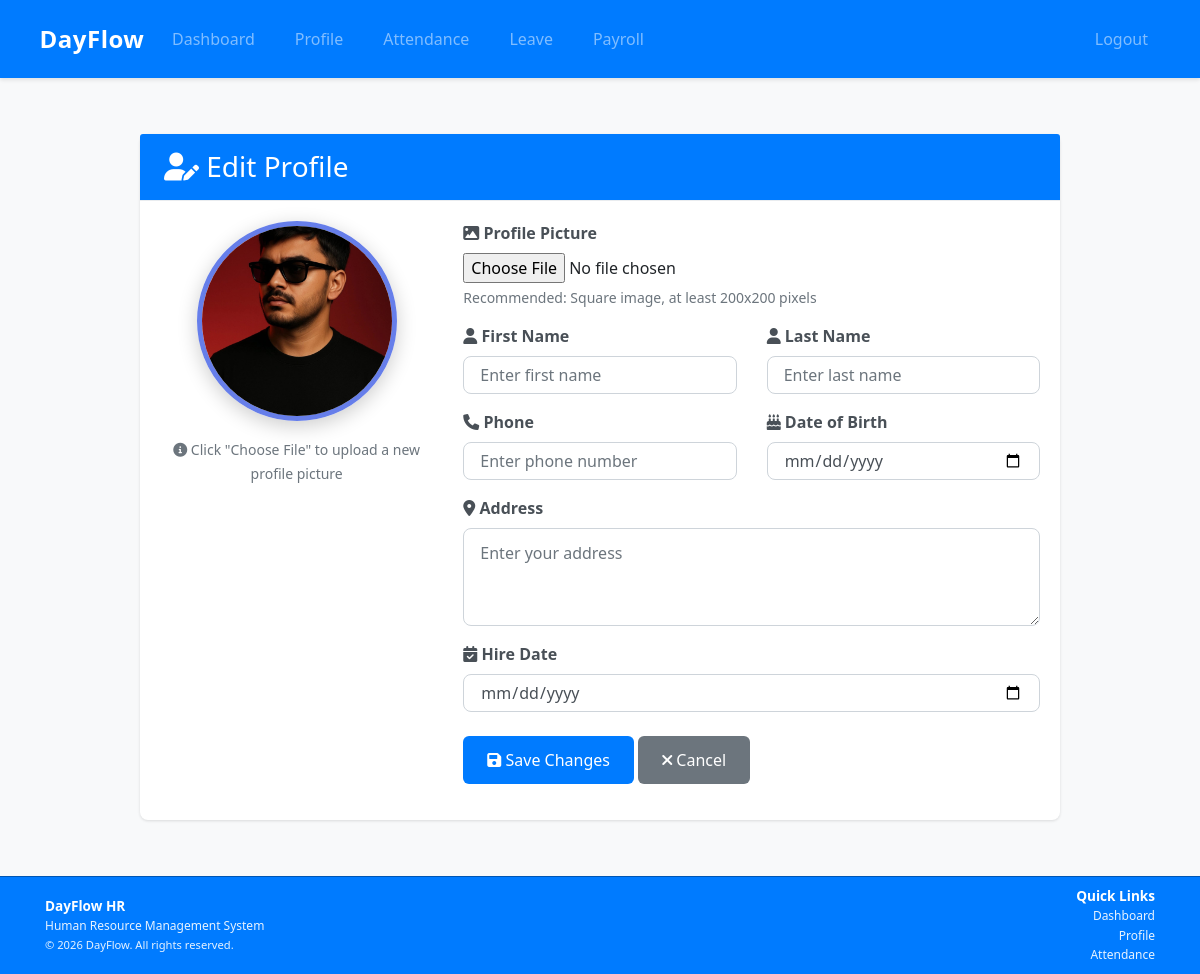
The app's page /employees/profile/edit/ (signed in), older data.
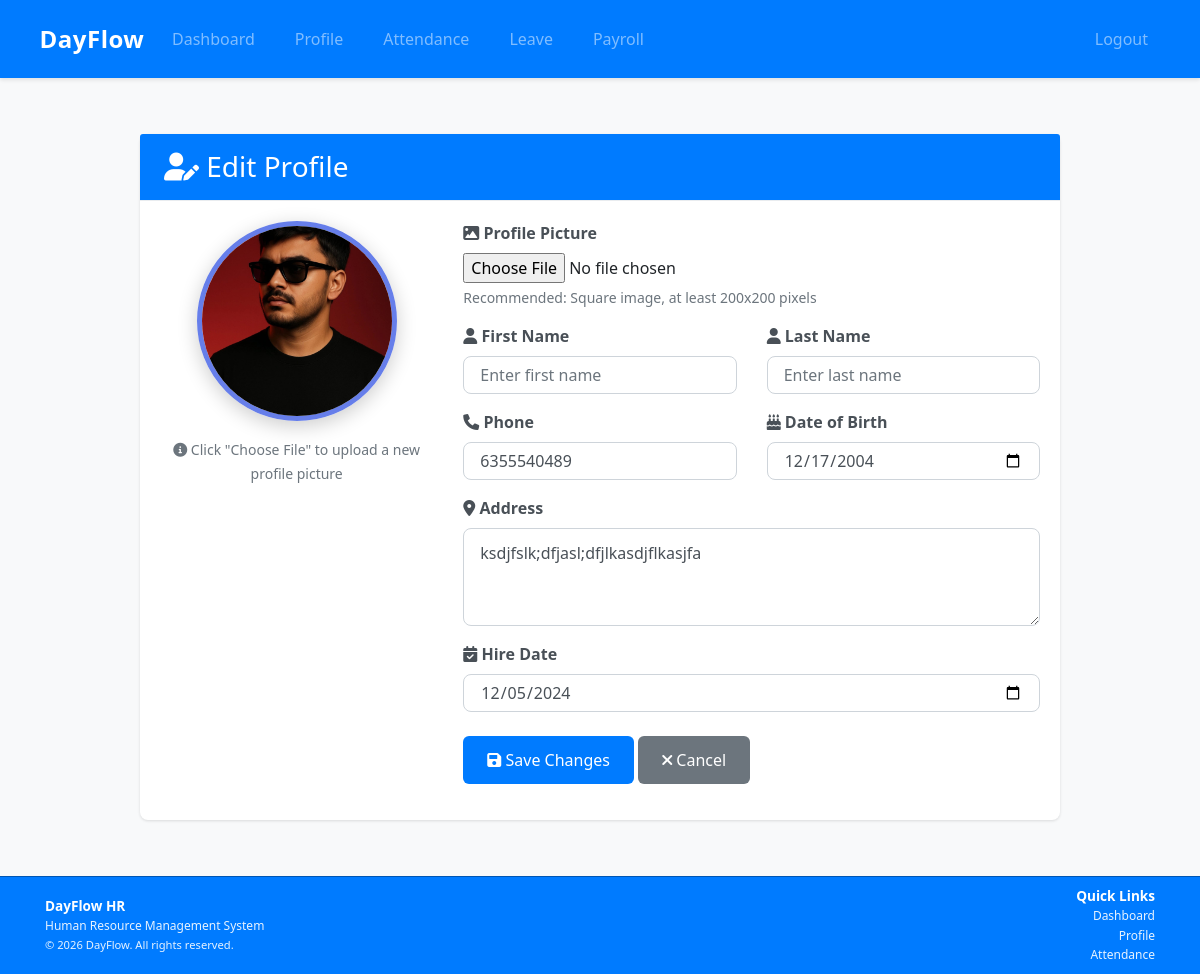
The same page, newer data.
### apps/employees/models.py (models this page shows, shortened)
class EmployeeProfile(models.Model):
    user = models.OneToOneField(User, on_delete=models.CASCADE)
    phone = models.CharField(max_length=15, blank=True)
    address = models.TextField(blank=True)
    profile_pic = models.ImageField(upload_to='profile_pics/', blank=True, null=True)
    date_of_birth = models.DateField(blank=True, null=True)
    hire_date = models.DateField(blank=True, null=True)

### apps/employees/views.py (the view)
# urls.py: path('profile/edit/', views.edit_profile, name='edit_profile'),
@login_required
def edit_profile(request):
    profile, created = EmployeeProfile.objects.get_or_create(user=request.user)
    if request.method == 'POST':
        form = EmployeeProfileForm(request.POST, request.FILES, instance=profile)
        if form.is_valid():
            form.save()
            messages.success(request, 'Profile updated successfully.')
            return redirect('profile')
    else:
        form = EmployeeProfileForm(instance=profile)
    return render(request, 'employees/edit_profile.html', {'form': form})

### templates/employees/edit_profile.html (shortened to what the changed rows need)
{% extends 'base.html' %}
{% load bootstrap4 %}
{% load static %}
{% block content %}
<div class="fade-in">
    <div class="row justify-content-center">
        <div class="col-md-10">
            <div class="card shadow-sm">
                <div class="card-body">
                    <div class="row">
                        <div class="col-md-4 text-center mb-4 mb-md-0">
                            <div class="profile-preview-wrapper">
                                {% if form.instance.profile_pic %}
                                    <img src="{{ form.instance.profile_pic.url }}" alt="Current Profile Picture" id="profile-preview" class="profile-preview-image">
                                {% else %}
                                    <div class="profile-preview-placeholder" id="profile-preview-placeholder">
                                        <i class="fas fa-user fa-5x"></i>
                                        <p class="mt-2 text-muted">No image</p>
                                    </div>
                                    <img src="" alt="Profile Preview" id="profile-preview" class="profile-preview-image" style="display: none;">
                                {% endif %}
                            </div>
                        </div>
                        <div class="col-md-8">
                            <form method="post" enctype="multipart/form-data">
                                <div class="form-group">
                                    <label for="{{ form.profile_pic.id_for_label }}">
                                        <i class="fas fa-image"></i> Profile Picture
                                    </label>
                                    {{ form.profile_pic }}
                                    <small class="form-text text-muted">Recommended: Square image, at least 200x200 pixels</small>
                                </div>
                                <div class="row">
                                    <div class="col-md-6">
                                        <div class="form-group">
                                            <label for="{{ form.phone.id_for_label }}">
                                                <i class="fas fa-phone"></i> Phone
                                            </label>
                                            {{ form.phone }}
                                        </div>
                                    </div>
                                    <div class="col-md-6">
                                        <div class="form-group">
                                            <label for="{{ form.date_of_birth.id_for_label }}">
                                                <i class="fas fa-birthday-cake"></i> Date of Birth
                                            </label>
                                            {{ form.date_of_birth }}
                                        </div>
                                    </div>
                                </div>
                                <div class="form-group">
                                    <label for="{{ form.address.id_for_label }}">
                                        <i class="fas fa-map-marker-alt"></i> Address
                                    </label>
                                    {{ form.address }}
                                </div>
                                <div class="form-group">
                                    <label for="{{ form.hire_date.id_for_label }}">
                                        <i class="fas fa-calendar-check"></i> Hire Date
                                    </label>
                                    {{ form.hire_date }}
                                </div>
                            </form>
                        </div>
                    </div>
                </div>
            </div>
        </div>
    </div>
</div>
{% endblock %}

Row changes from the older to the newer data that the page shows:
changed EmployeeProfile: phone (not shown) → "6355540489"; date_of_birth (not shown) → "12/17/2004"; address (not shown) → "ksdjfslk;dfjasl;dfjlkasdjflkasjfa"; hire_date (not shown) → "12/05/2024"
